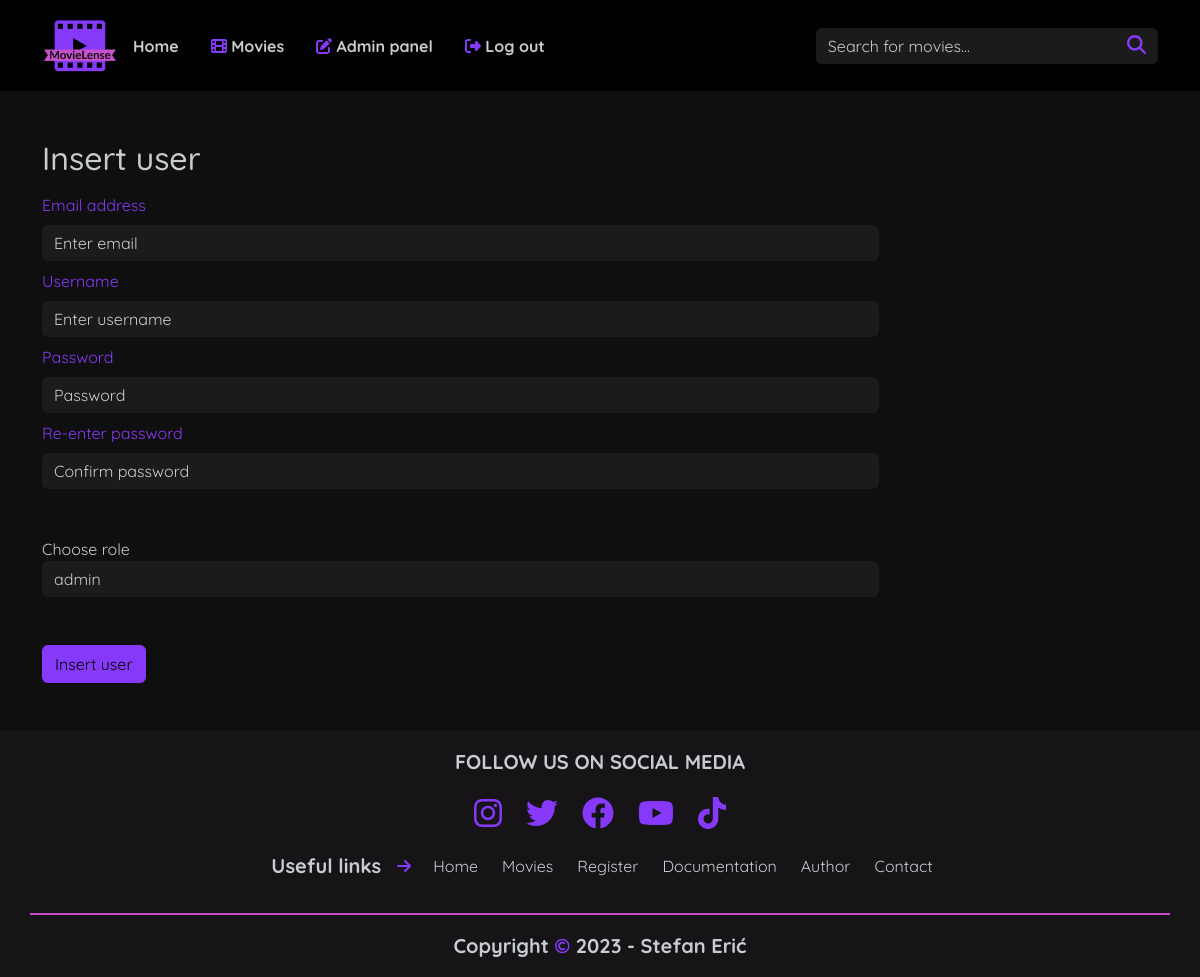
Page /index.php?page=insertUser (signed in) on the committed database.
### tables this page shows
CREATE TABLE `navigation_items` (
  `item_id` int(11) NOT NULL,
  `item_text` varchar(255) NOT NULL,
  `item_url` varchar(255) NOT NULL,
  `item_type` varchar(2) DEFAULT NULL,
  `item_ico` varchar(255) DEFAULT NULL
);

### models/functions.php (called while the page is built, shortened)
<?php
function getFooterLinks(){
    global $conn;
        $query = "SELECT * FROM navigation_items WHERE item_type IS NULL OR item_type = 'f'";
        $links = $conn->query($query);
        return $links;
}
function getHeaderLinks(){
    global $conn;
        $query = "SELECT * FROM navigation_items WHERE item_type IS NULL OR item_type = 'h'";
        $links = $conn->query($query);
        return $links;
}
function getAll($tableName){
    global $conn;
        $query = "SELECT * FROM $tableName";
        $all = $conn->query($query);
        return $all;
}
?>

### views/pages/insertUser.php (the view)
 <main>
  <?php
  if($_SESSION['user']->role_name=="admin"){
    $allRoles = getAll("roles");
    echo '<div class="container mt-5"><h2>Insert user</h2></div>';
    echo '<div class = "container">';
    echo '<form class="w-75">
    <div class="form-group">
                  <label for="regInputEmail" class="my-2 ico">Email address</label>
                  <input type="email" class="form-control inputForForm" id="regInputEmail" aria-describedby="emailHelp" placeholder="Enter email">
                  <div class="invalid-feedback" id="invalidEmail">
                    Please enter a valid email.
                  </div>
                </div>
                <div class="form-group">
                    <label for="regInputUsername" class="my-2 ico">Username</label>
                    <input type="text" class="form-control inputForForm" id="regInputUsername" aria-describedby="emailHelp" placeholder="Enter username">
                    <div class="invalid-feedback" id="invalidUsername">
                    Please enter username that is more than 3 characters long.
                  </div>
                  <div class="invalid-feedback" id="takenUsername">
                    Username is taken.
                  </div>
                  </div>
                <div class="form-group">
                  <label for="regInputPassword" class="my-2 ico">Password</label>
                  <input type="password" class="form-control inputForForm" id="regInputPassword" placeholder="Password">
                  <div class="invalid-feedback" id="invalidPassword">
                    Please enter a password that has one small, one capital letter and a number.
                  </div>
                </div>
                <div class="form-group">
                    <label for="regInputRenter" class="my-2 ico">Re-enter password</label>
                    <input type="password" class="form-control inputForForm" id="regInputRenter" placeholder="Confirm password">
                    <div class="invalid-feedback" id="invalidRenter">
                    Passwords do not match eachother.
                  </div>
                  </div>
                  <div class="form-group mt-5">
                    <label for="pictureUrl">Choose role</label>
                    <select class="form-control inputForForm" id="userRole">';
                    foreach($allRoles as $role){
                        echo'<option value="'.$role->role_id.'">'.$role->role_name.'</option>';
                    }
                    echo'</select>
                    </div>
                    <input type="button" class="btn insertButton rounded mt-5 mb-5"id="userInsert" value="Insert user"/>
              </form>';
  }
  else{
    echo '<div class="alert alert-danger text-center my-5 w-50 mx-auto">
            <h1>You are not allowed to enter this page!</h1>
            </div>';
  }
  ?>
</main>

### views/fixed/header.php (shortened to what this page needs)
<nav class="navbar navbar-expand-lg navbar-light" id="navbar">
      <div class="container">
        <div id="logoDiv">
          <a class="navbar-brand" href="index.php">
            <img
              src="assets/img/MovieLense-1.png"
              class="img-fluid"
              alt="website logo"
            />
          </a>
        </div>
        <div class="collapse navbar-collapse" id="navbarSupportedContent">
          <ul class="navbar-nav me-auto mb-2 mb-lg-0">
            <?php
            $headerLinks = getHeaderLinks();
            foreach($headerLinks as $headerLink){
              if(isset($_SESSION['user'])){
               if($headerLink->item_url!="index.php?page=login" && $headerLink->item_url!="index.php?page=register"){
                  echo'  <li class="nav-item mx-2 fw-bolder">
                            <a class="nav-link" href="'.$headerLink->item_url.'"><i class="'.$headerLink->item_ico.'"></i> '.$headerLink->item_text.'</a>
                          </li>';
               }
              }
            }
            if(isset($_SESSION['user'])){
              if($_SESSION['user']->role_name=="admin"){
                echo '<li class="nav-item mx-2 fw-bolder">
                        <a class="nav-link" href="index.php?page=panel"><i class="fa-solid fa-pen-to-square ico"></i> Admin panel</a>
                      </li>';
              }
              echo '<li class="nav-item mx-2 fw-bolder">
                      <a class="nav-link" href="models/logout.php"><i class="fa-solid fa-right-from-bracket ico"></i> Log out</a>
                    </li>';
            }
            ?>
          </ul>
          <div class="navbar-text d-flex justify-content-center align-items-center">
            <form class="d-flex">
              <div class="input-group">
                <input
                  class="form-control inputForForm"
                  id="search"
                  type="search"
                  placeholder="Search for movies..."
                  aria-label="Search"
                />
                <span class="input-group-text">
                  <a><i class="fa-solid fa-search search-icon ico"></i></a>
                </span>
              </div>
            </form>
          </div>
        </div>
      </div>
</nav>

### views/fixed/footer.php
<footer id="footer">
      <div class="container d-flex justify-content-center">
        <p class="fw-bolder fs-5 text-uppercase mt-3">Follow us on social media</p>
      </div>
      <div class="container d-flex justify-content-center" id="socialMedia">
        <a href="#" class="p-1">
          <i class="fa-brands fa-instagram mx-2 fs-2 ico"></i>
        </a>
        <a href="#" class="p-1">
          <i class="fa-brands fa-twitter mx-2 fs-2 ico"></i>
        </a>
        <a href="#" class="p-1">
          <i class="fa-brands fa-facebook mx-2 fs-2 ico"></i>
        </a>
        <a href="#" class="p-1">
          <i class="fa-brands fa-youtube mx-2 fs-2 ico"></i>
        </a>
        <a href="#" class="p-1">
          <i class="fa-brands fa-tiktok mx-2 fs-2 ico"></i>
        </a>
      </div>
      <div
        class="container d-flex justify-content-center my-3 align-items-center flex-wrap"
        id="links"
      >
        <p class="fw-bolder mx-3 fs-5">Useful links</p>
        <p id="arrow"><i class="fa-solid fa-arrow-right ico"></i></p>
        <?php
            $footerLinks = getFooterLinks();
            foreach($footerLinks as $footerLink){
                if(isset($_SESSION['user'])){
                  if($footerLink->item_url!="register.php"){
                    echo '<p><a href="'.$footerLink->item_url.'" class="mx-2 p-1">'.$footerLink->item_text.'</a></p>';
                  }
                }
                else{
                  echo '<p><a href="'.$footerLink->item_url.'" class="mx-2 p-1">'.$footerLink->item_text.'</a></p>';
                }
            }
        ?>
      </div>
      <div class="container d-flex justify-content-center" id="copyrightDiv">
        <p class="fw-bolder fs-5 mt-3">Copyright <span class="ico">&copy</span> 2023 - Stefan Erić</p>
      </div>
</footer>

### assets/css/style.css (style rules this page uses)
:root { --mainColor: #171518ef; --fontColor: #c7ccce; --hoverColor: ; --ljubicasta: rgb(135, 57, 249); --roze: #c651cd; --siva: #363636; --tamnija: #1b1b1b; --navColor: #000000eb; --bgColor: #100f10; }
#logoDiv { width: 75px; }
body { overflow-x: hidden; font-family: "Quicksand", sans-serif; color: var(--fontColor); background: var(--bgColor); }
#navbar { background-color: var(--navColor); position: sticky; top: 0; width: 100vw; backdrop-filter: blur(5px); }
#navbar div span { color: var(--fontColor); }
#navbar ul li a { border-radius: 20px; color: var(--fontColor); }
#search { width: 300px; border: none; }
.input-group-text { background-color: var(--tamnija); border: none; }
.search-icon { font-size: 1.2rem; color: var(--fontColor); }
#footer { background-color: var(--mainColor); }
#copyrightDiv { border-top: 2px solid var(--roze); }
#socialMedia a { border-radius: 10px; color: var(--fontColor); }
#links a { border-radius: 10px; color: var(--fontColor); text-decoration: none; }
#arrow { margin-right: 10px; }
.ico { color: var(--ljubicasta); }
.inputForForm { background-color: var(--tamnija); border: none; color: var(--fontColor); }
.inputForForm::placeholder { color: var(--fontColor); }
.insertButton { background-color: var(--ljubicasta); color: #000; border-radius: 15px; }

### rows in the picture
navigation_items: item_text "Home"
navigation_items: item_text "Movies"
navigation_items: item_text "Register"
navigation_items: item_text "Documentation"
navigation_items: item_text "Author"
navigation_items: item_text "Contact"

### other values in the picture
form field value "admin"
